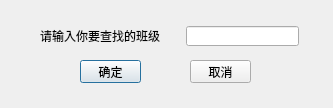
<?xml version="1.0" encoding="UTF-8"?>
<ui version="4.0">
 <class>SeekClas</class>
 <widget class="QDialog" name="SeekClas">
  <property name="geometry">
   <rect>
    <x>0</x>
    <y>0</y>
    <width>333</width>
    <height>108</height>
   </rect>
  </property>
  <property name="minimumSize">
   <size>
    <width>333</width>
    <height>108</height>
   </size>
  </property>
  <property name="maximumSize">
   <size>
    <width>333</width>
    <height>108</height>
   </size>
  </property>
  <property name="windowTitle">
   <string>查询班级</string>
  </property>
  <widget class="QLabel" name="label">
   <property name="geometry">
    <rect>
     <x>40</x>
     <y>28</y>
     <width>121</width>
     <height>16</height>
    </rect>
   </property>
   <property name="text">
    <string>请输入你要查找的班级</string>
   </property>
  </widget>
  <widget class="QLineEdit" name="lineEdit">
   <property name="geometry">
    <rect>
     <x>186</x>
     <y>26</y>
     <width>113</width>
     <height>20</height>
    </rect>
   </property>
  </widget>
  <widget class="QPushButton" name="pushButton">
   <property name="geometry">
    <rect>
     <x>80</x>
     <y>60</y>
     <width>61</width>
     <height>23</height>
    </rect>
   </property>
   <property name="text">
    <string>确定</string>
   </property>
  </widget>
  <widget class="QPushButton" name="pushButton_2">
   <property name="geometry">
    <rect>
     <x>190</x>
     <y>60</y>
     <width>61</width>
     <height>23</height>
    </rect>
   </property>
   <property name="text">
    <string>取消</string>
   </property>
  </widget>
 </widget>
 <resources/>
 <connections>
  <connection>
   <sender>pushButton_2</sender>
   <signal>clicked()</signal>
   <receiver>SeekClas</receiver>
   <slot>close()</slot>
   <hints>
    <hint type="sourcelabel">
     <x>220</x>
     <y>71</y>
    </hint>
    <hint type="destinationlabel">
     <x>166</x>
     <y>56</y>
    </hint>
   </hints>
  </connection>
 </connections>
</ui>
